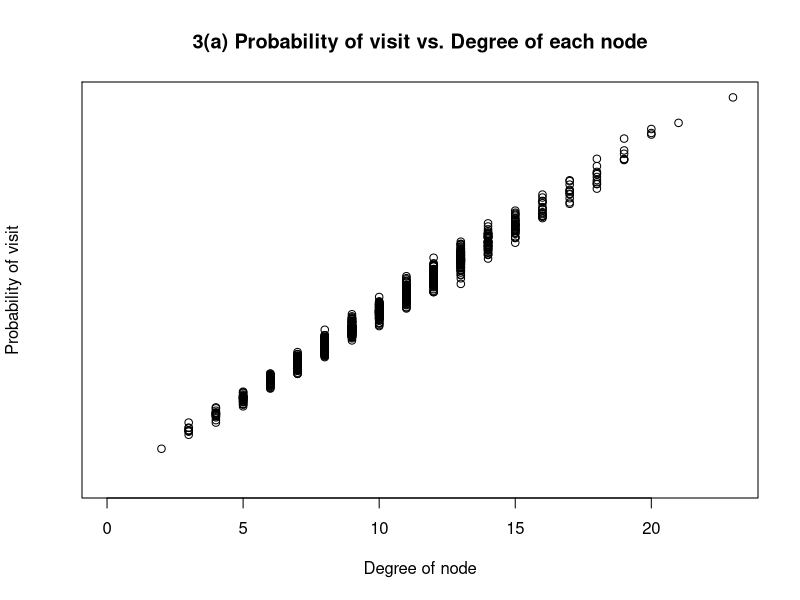
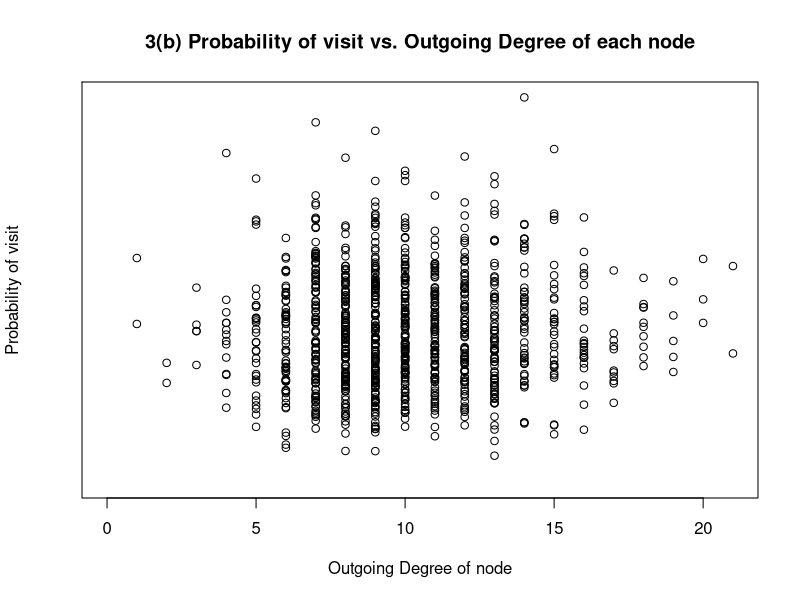
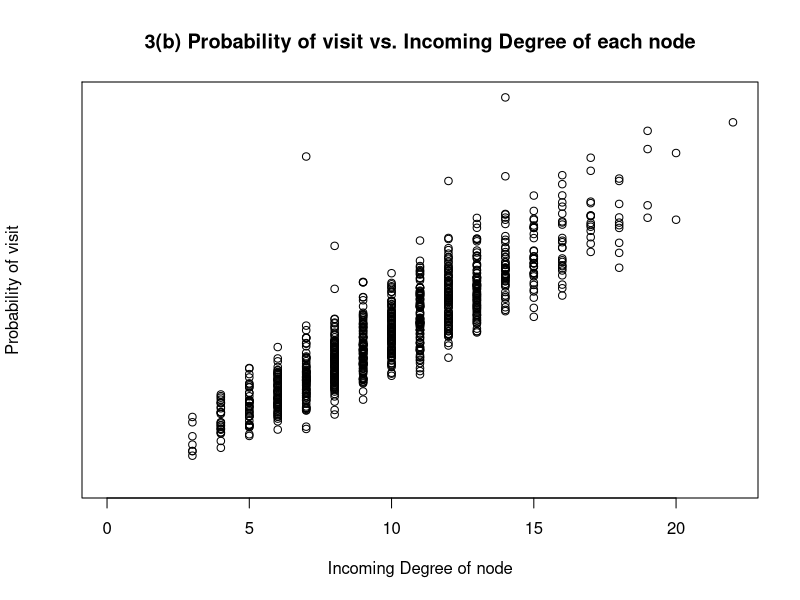
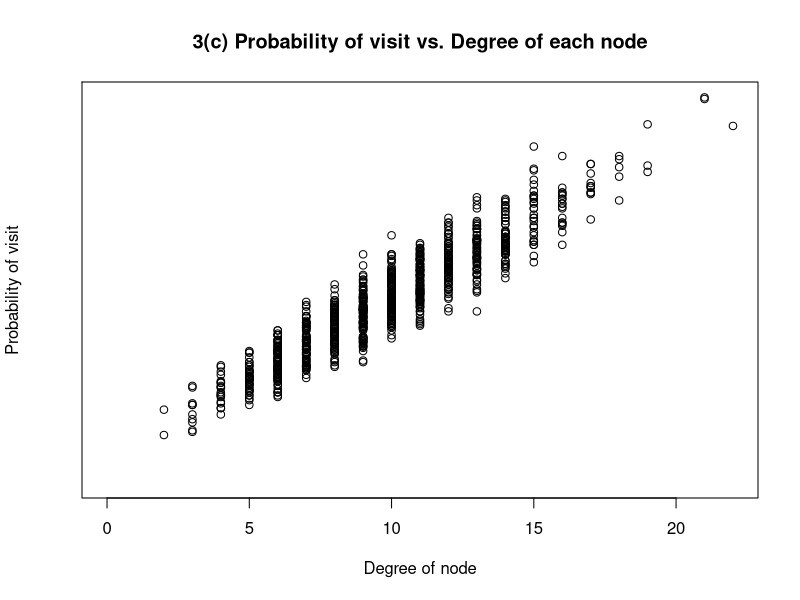

The R script that drew these images, in order: (Note: this script raises an error after producing the figures.)
library(matrixStats)
library(igraph)

#problem 3 (a)
# Parameters
numNodes <- 1000
p <- 0.01
numSteps <- 1000000

# regenerate graph until it is connected
g_3a <- sample_gnp(numNodes, p, directed = FALSE)
while (!is.connected(g_3a))
{
  g_3a <- sample_gnp(numNodes, p, directed = FALSE)
  print("Not Connected, Regenerating")
}

# Single random walk, start node arbitrarily chosen to be 1
w <- random_walk(g_3a, start = 1, steps = numSteps)
# Extract table of node Instances
q <- table(w)
# Calculate probability of being at each node
pr <- q/numSteps
# Find degree of each node
deg_g_3a <- degree(g_3a)
# Plot against each other
plot(deg_g_3a,pr,xlim=range(0,max(deg_g_3a)),ylim=range(0,max(pr)), main="3(a) Probability of visit vs. Degree of each node", ylab="Probability of visit", xlab="Degree of node")
cor(deg_g_3a, pr)

#Problem 3 (b)
# Parameters
numNodes <- 1000
p <- 0.01
numSteps <- 1000000

# regenerate graph until it is connected
g_3b <- sample_gnp(numNodes, p, directed = TRUE)
while (!is.connected(g_3b))
{
  g_3b <- sample_gnp(numNodes, p, directed = TRUE)
  print("Not Connected, Regenerating")
}

# Single random walk, start node arbitrarily chosen to be 1
w <- random_walk(g_3b, start = 1, steps = numSteps)
# Extract table of node Instances
q <- table(w)
# Calculate probability of being at each node
pr <- q/numSteps
# Find degree of each node
deg_g_3b_out <- degree(g_3b,mode = "out")
deg_g_3b_in <- degree(g_3b,mode = "in")
deg_g_3b_total <- degree(g_3b)
# Plot against each other
plot(deg_g_3b_out,pr[1:length(deg_g_3b_out)],xlim=range(0,max(deg_g_3b_out)),ylim=range(0,max(pr)), main="3(b) Probability of visit vs. Outgoing Degree of each node", ylab="Probability of visit", xlab="Outgoing Degree of node")
cor(pr[1:length(deg_g_3b_out)],deg_g_3b_out)
plot(deg_g_3b_in,pr[1:length(deg_g_3b_in)],xlim=range(0,max(deg_g_3b_in)),ylim=range(0,max(pr)), main="3(b) Probability of visit vs. Incoming Degree of each node", ylab="Probability of visit", xlab="Incoming Degree of node")
cor(deg_g_3b_in,pr[1:length(deg_g_3b_in)])

#problem 3 (c)
# Random Walk and Teleport Params
currStep <- 0
minSteps <- 100000
damping_factor <- 85 # in %

# Graph params
numNodes <- 1000
p <- 0.01

# regenerate graph until it is connected
g_3c <- sample_gnp(numNodes, p, directed = FALSE)
while (!is.connected(g_3c))
{
  g_3c <- sample_gnp(numNodes, p, directed = FALSE)
  print("Not Connected, Regenerating")
}

# Initialize path. 
path = c()

# Run until you get enough steps in the path
while (currStep < minSteps)
{
  # Calculate length of segment before teleportation occurs
  numStepsSeg <- 1 # Number of steps before teleportation occurs
  
  # Calculate whether teleportation occurs
  smp <- sample(1:100,1)
  while(smp<=damping_factor)
  {
    # If no teleportation, continue incrementing numStepsSeg
    numStepsSeg <- numStepsSeg + 1
    smp <- sample(1:100,1)
  }
  # Single random walk segment, start node chosen randomly, run for numStepsSeg
  rw_seg <- random_walk(g_3c, start = sample(1:numNodes,1), steps = numStepsSeg)
  # Append segment to path
  path = c(path,rw_seg)
  
  # Increment number of steps
  currStep <- currStep + numStepsSeg
}

# Extract table of node Instances
q <- table(path)
# Calculate probability of being at each node
pr <- q/currStep
# Find degree of each node
deg_g_3c <- degree(g_3c)
# Plot against each other
plot(deg_g_3c,pr,xlim=range(0,max(deg_g_3c)),ylim=range(0,max(pr)), main="3(c) Probability of visit vs. Degree of each node", ylab="Probability of visit", xlab="Degree of node")
cor(deg_g_3c, pr)


#problem 4 (a)
# Random Walk and Teleport Params
currStep <- 0 
minSteps <- 200000
damping_factor <- 85 # in %

# Graph params
numNodes <- 1000
p <- 0.01

# regenerate graph until it is connected
g_4a <- sample_gnp(numNodes, p, directed = TRUE)
while (!is.connected(g_4a))
{
  g_4a <- sample_gnp(numNodes, p, directed = TRUE)
  print("Not Connected, Regenerating")
}

# Initialize path. 
path = c()

# Run until you get enough steps in the path
while (currStep < minSteps)
{
  # Calculate length of segment before teleportation occurs
  numStepsSeg <- 1 # Number of steps before teleportation occurs
  
  # Calculate whether teleportation occurs
  smp <- sample(1:100,1)
  while(smp<=damping_factor)
  {
    # If no teleportation, continue incrementing numStepsSeg
    numStepsSeg <- numStepsSeg + 1
    smp <- sample(1:100,1)
  }
  # Single random walk segment, start node chosen randomly, run for numStepsSeg
  rw_seg <- random_walk(g_4a, start = sample(1:numNodes,1), steps = numStepsSeg)
  # Append segment to path
  path = c(path,rw_seg)
  
  # Increment number of steps
  currStep <- currStep + numStepsSeg
  print(currStep/minSteps)
}

# Extract table of node Instances
q <- table(path)
# Calculate probability of being at each node
pr <- q/currStep
page_rank_val = pr

actual_pagerank <- page_rank(g_4a)$vector
cor(actual_pagerank, page_rank_val)


#problem 4 (b)
# Random Walk and Teleport Params
currStep <- 0
minSteps <- 1000000
damping_factor <- 85 # in %

# Graph params
numNodes <- 1000
p <- 0.01

# regenerate graph until it is connected
g_4b <- sample_gnp(numNodes, p, directed = TRUE)
while (!is.connecsuted(g_4b))
{
  g_4b <- sample_gnp(numNodes, p, directed = TRUE)
  print("Not Connected, Regenerating")
}

actual_pagerank <- page_rank(g_4b)$vector
# Initialize path. 
path = c()

# Run until you get enough steps in the path
while (currStep < minSteps)
{
  # Calculate length of segment before teleportation occurs
  numStepsSeg <- 1 # Number of steps before teleportation occurs
  
  # Calculate whether teleportation occurs
  smp <- sample(1:100,1)
  while(smp<=damping_factor)
  {
    # If no teleportation, continue incrementing numStepsSeg
    numStepsSeg <- numStepsSeg + 1
    smp <- sample(1:100,1)
  }
  
  
  #Choose according to distribution in actual_pagerank
  startNode <- sample(1:1000, 1, replace = TRUE, prob = actual_pagerank)
  
  # Single random walk segment, start node chosen by pagerank, run for numStepsSeg
  rw_seg <- random_walk(g_4b, start = startNode, steps = numStepsSeg)
  # Append segment to path
  path = c(path,rw_seg)
  
  # Increment number of steps
  currStep <- currStep + numStepsSeg
  print(currStep/minSteps)
}

# Extract table of node Instances
q <- table(path)
# Calculate probability of being at each node
pr <- q/currStep
page_rank_val = pr

#creating personalized page rank with builtin function
personalized_pagerank <- page_rank(g_4b, personalized=actual_pagerank)$vector

plot(personalized_pagerank, page_rank_val)
cor(personalized_pagerank, page_rank_val)